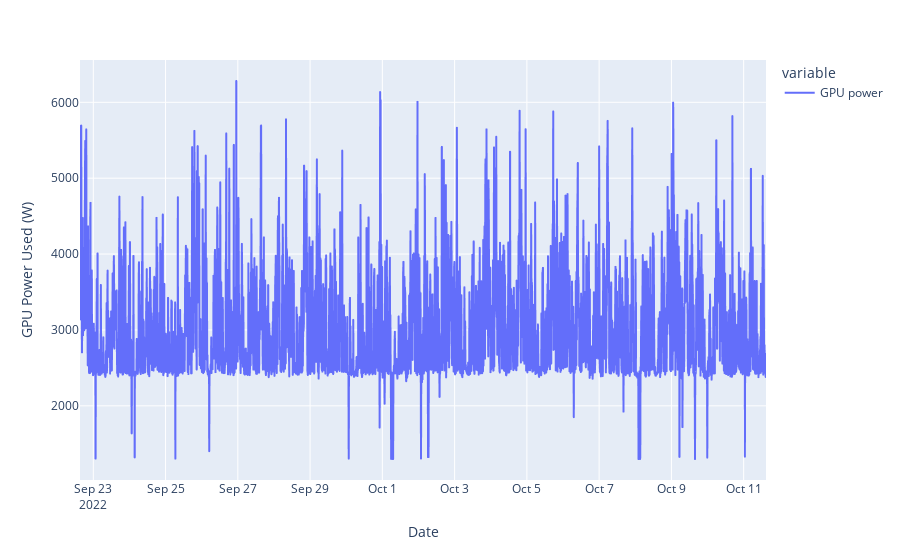

Here is the notebook cell this chart was saved with:
### Code cell
max_grouping = carbondf.groupby(pd.Grouper(key = 'time', freq='10min')).max()
max_grouping['date']= max_grouping.index
fig2= max_grouping.plot(x="date", y=["GPU power"], kind="line")
fig2.update_layout(
    xaxis_title= "Date",
    yaxis_title="GPU Power Used (W)",
)

### Figure 1 — Plotly figure (JSON) as saved in the notebook; plotly's stock layout.template omitted (floating-point values rounded to 4 significant figures; data arrays with more than 128 entries replaced by an {"elided": "..."} marker saying what was removed)
{"data": [{"hovertemplate": "variable=GPU power<br>date=%{x}<br>value=%{y}<extra></extra>", "legendgroup": "GPU power", "line": {"color": "#636efa", "dash": "solid"}, "marker": {"symbol": "circle"}, "mode": "lines", "name": "GPU power", "showlegend": true, "type": "scattergl", "x": {"elided": "2735 str values"}, "xaxis": "x", "y": {"elided": "2735 float values"}, "yaxis": "y"}], "layout": {"legend": {"title": {"text": "variable"}, "tracegroupgap": 0}, "margin": {"t": 60}, "xaxis": {"anchor": "y", "domain": [0, 1], "title": {"text": "Date"}}, "yaxis": {"anchor": "x", "domain": [0, 1], "title": {"text": "GPU Power Used (W)"}}}}
